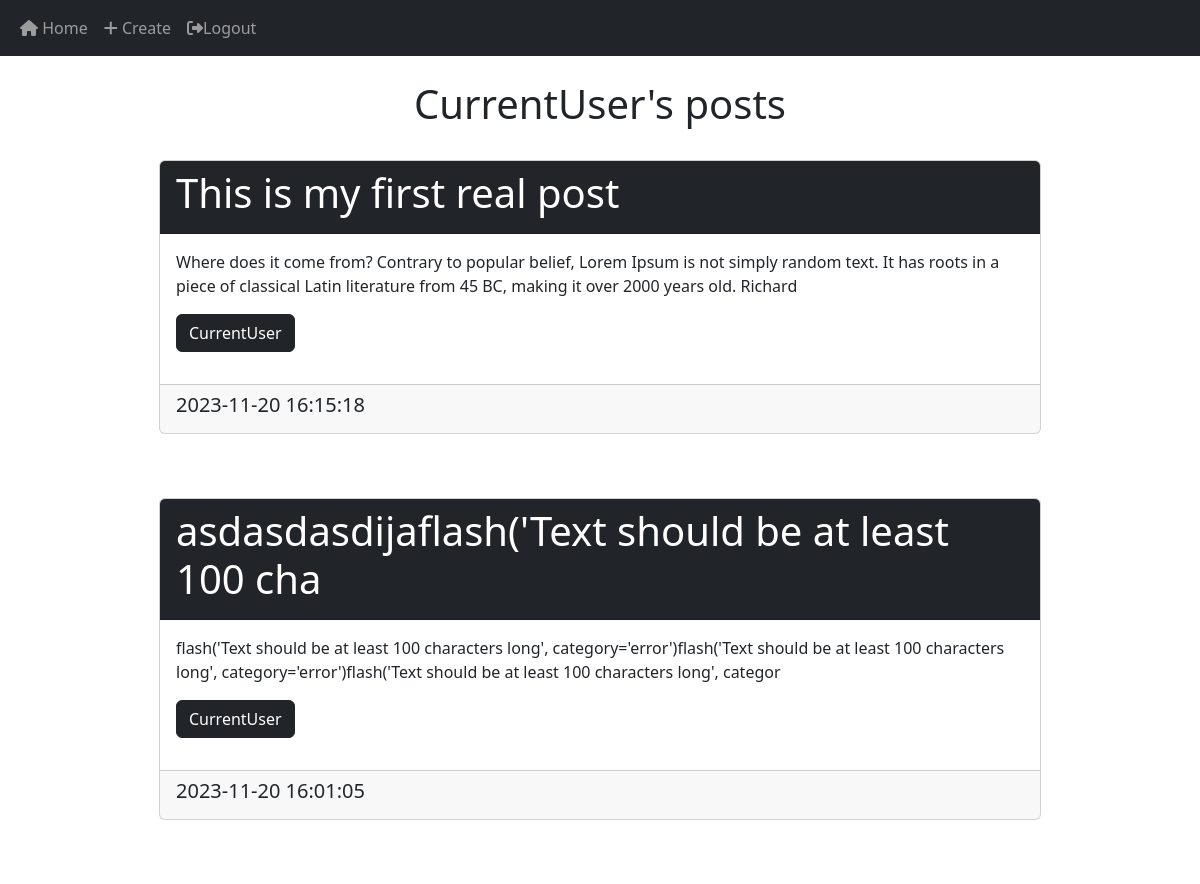
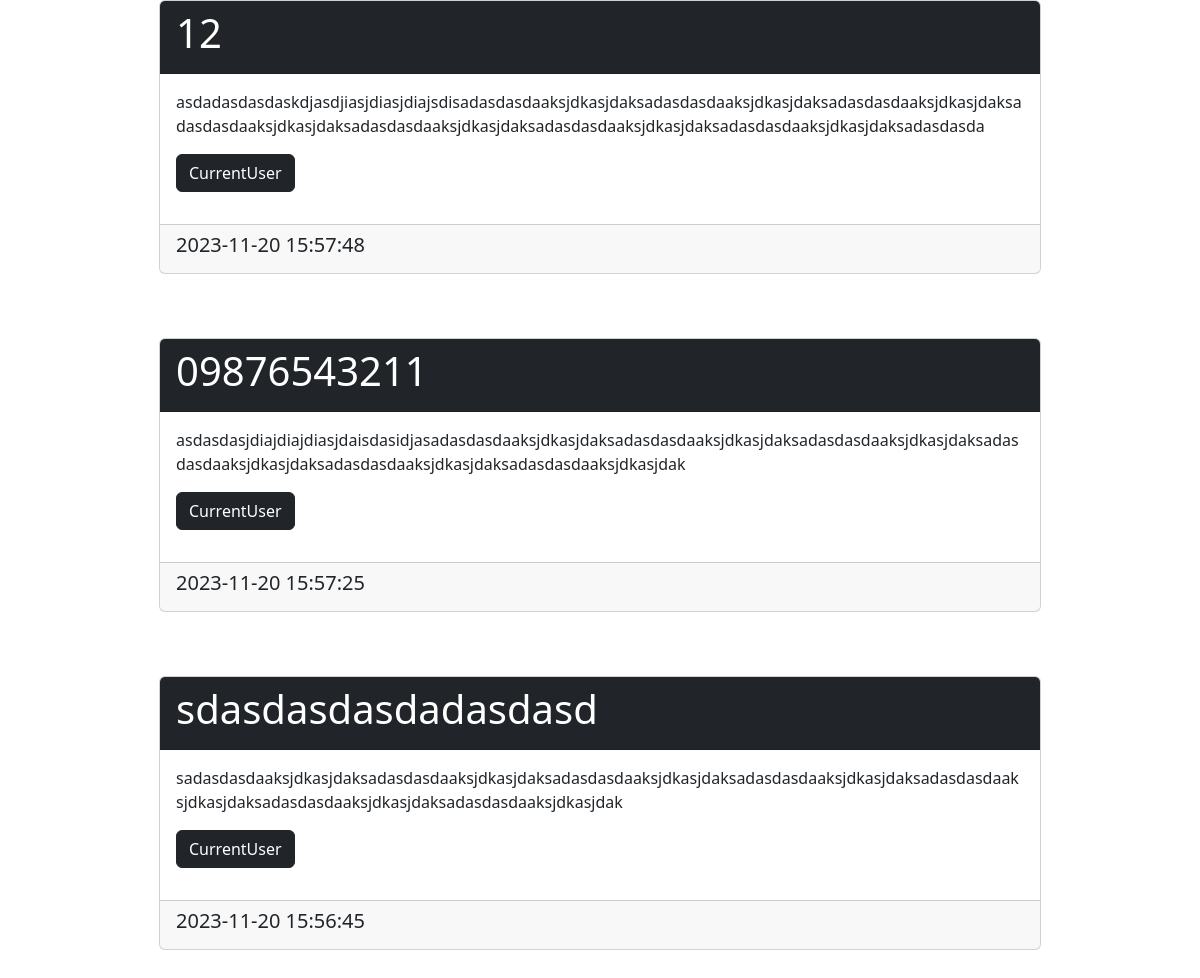
Page /posts/CurrentUser (signed in) on the committed database (2 pictures, top to bottom).
### website/models.py (models this page shows)
class User(db.Model, UserMixin):
    id = db.Column(db.Integer, primary_key=True)
    email = db.Column(db.String(150), unique=True)
    username = db.Column(db.String(150), unique=True)
    password = db.Column(db.String(50))
    date_created = db.Column(db.DateTime(timezone=True), default=func.now())
    posts = db.relationship('Post', backref='usercha', passive_deletes=True)  #backref is important part!!!

class Post(db.Model):
    id = db.Column(db.Integer, primary_key=True)
    title = db.Column(db.String)  #learn
    text = db.Column(db.Text, nullable=False) #nullable mean is if input is empty
    author = db.Column(db.Integer(), db.ForeignKey('user.id', ondelete="CASCADE"), nullable=False)
    date_created = db.Column(db.DateTime(timezone=True), default=func.now())

### website/views.py (the view)
@views.route('/posts/<username>')
@login_required
def user_posts(username):
    target_user = User.query.filter_by(username=username).first()
    if not target_user:
        flash('This useraname is not exist', category='error')
        return redirect(url_for('views.home'))
    else:
        posts = target_user.posts
        return render_template('user_posts.html', username=username, user_posts=posts, user=current_user)

### website/__init__.py (called while the page is built)
def create_app():
    app = Flask(__name__)
    app.config['SECRET_KEY'] = 'asdsadsadasfasdasda'
    app.config['SQLALCHEMY_DATABASE_URI'] = f'sqlite:///{DB_NAME}'
    db.init_app(app)
    from .views import views
    from .auth import auth
    from .models import User, Post
    with app.app_context():
        db.create_all()
    app.register_blueprint(views, url_prefix='/')
    app.register_blueprint(auth, url_prefix='/')
    login_manager = LoginManager()
    login_manager.login_view = 'auth.login'
    login_manager.init_app(app)
    @login_manager.user_loader
    def load_user(id):
        return User.query.get(int(id))
    return app

### website/templates/user_posts.html (shortened to what this page needs)
{% extends 'base.html' %}
{% block content %}
<br>
<div class="text-center w-50 mx-auto">
    <h1>{{ username }}'s posts</h1>
</div>
{% for post in user_posts[::-1] %}
    <br>
    <div class="post card mb-3 w-75 mx-auto">
        <div class="card-title card-header bg-dark text-white">
            <h1>{{ post.title[:50] }}</h1>
        </div>
        <div class="card-body">
            <p>{{ post.text[:200] }}<p>
            <a href="" class="btn btn-dark">{{ post.usercha.username }}</a>
        </div>
        <div class="card-footer">
            <h5>{{ post.date_created }}</h5>
        </div>
    </div>
    <br>
{% endfor %}
{% endblock %}

### rows in the picture
User: username "CurrentUser"
Post: title "This is my first real post", text "Where does it come from? Contrary to popular belief, Lorem Ipsum is not simply random text. It has roots in a piece of classical Latin literature from 45 BC, making it over 2000 years old. Richard", usercha.username "CurrentUser", date_created "2023-11-20 16:15:18"
Post: title "asdasdasdijaflash('Text should be at least 100 cha", text "flash('Text should be at least 100 characters long', category='error')flash('Text should be at least 100 characters long', category='error')flash('Text should be at least 100 characters long', categor", usercha.username "CurrentUser", date_created "2023-11-20 16:01:05"
Post: title "12", text "asdadasdasdaskdjasdjiasjdiasjdiajsdisadasdasdaaksjdkasjdaksadasdasdaaksjdkasjdaksadasdasdaaksjdkasjdaksadasdasdaaksjdkasjdaksadasdasdaaksjdkasjdaksadasdasdaaksjdkasjdaksadasdasdaaksjdkasjdaksadasdasda", usercha.username "CurrentUser", date_created "2023-11-20 15:57:48"
Post: title "09876543211", text "asdasdasjdiajdiajdiasjdaisdasidjasadasdasdaaksjdkasjdaksadasdasdaaksjdkasjdaksadasdasdaaksjdkasjdaksadasdasdaaksjdkasjdaksadasdasdaaksjdkasjdaksadasdasdaaksjdkasjdak", usercha.username "CurrentUser", date_created "2023-11-20 15:57:25"
Post: title "sdasdasdasdadasdasd", text "sadasdasdaaksjdkasjdaksadasdasdaaksjdkasjdaksadasdasdaaksjdkasjdaksadasdasdaaksjdkasjdaksadasdasdaaksjdkasjdaksadasdasdaaksjdkasjdaksadasdasdaaksjdkasjdak", usercha.username "CurrentUser", date_created "2023-11-20 15:56:45"
